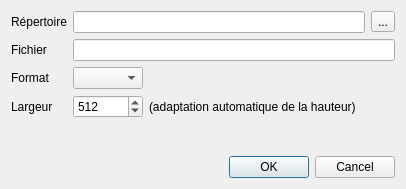
<?xml version="1.0" encoding="UTF-8"?>
<ui version="4.0">
 <class>QArkExportPlotWidgetDialog</class>
 <widget class="QDialog" name="QArkExportPlotWidgetDialog">
  <property name="geometry">
   <rect>
    <x>0</x>
    <y>0</y>
    <width>406</width>
    <height>189</height>
   </rect>
  </property>
  <property name="windowTitle">
   <string>Dialog</string>
  </property>
  <layout class="QVBoxLayout" name="verticalLayout">
   <item>
    <layout class="QGridLayout" name="gridLayout">
     <item row="0" column="0">
      <widget class="QLabel" name="directoryLabel">
       <property name="sizePolicy">
        <sizepolicy hsizetype="Fixed" vsizetype="Preferred">
         <horstretch>0</horstretch>
         <verstretch>0</verstretch>
        </sizepolicy>
       </property>
       <property name="text">
        <string>Répertoire</string>
       </property>
      </widget>
     </item>
     <item row="0" column="1" colspan="3">
      <widget class="QLineEdit" name="directoryLineEdit"/>
     </item>
     <item row="0" column="4">
      <widget class="QToolButton" name="directoryToolButton">
       <property name="text">
        <string>...</string>
       </property>
      </widget>
     </item>
     <item row="1" column="0">
      <widget class="QLabel" name="fileLabel">
       <property name="sizePolicy">
        <sizepolicy hsizetype="Fixed" vsizetype="Preferred">
         <horstretch>0</horstretch>
         <verstretch>0</verstretch>
        </sizepolicy>
       </property>
       <property name="text">
        <string>Fichier</string>
       </property>
      </widget>
     </item>
     <item row="1" column="1" colspan="4">
      <widget class="QLineEdit" name="fileLineEdit"/>
     </item>
     <item row="2" column="0">
      <widget class="QLabel" name="formatLabel">
       <property name="sizePolicy">
        <sizepolicy hsizetype="Fixed" vsizetype="Preferred">
         <horstretch>0</horstretch>
         <verstretch>0</verstretch>
        </sizepolicy>
       </property>
       <property name="text">
        <string>Format</string>
       </property>
      </widget>
     </item>
     <item row="2" column="1">
      <widget class="QComboBox" name="formatComboBox">
       <property name="sizePolicy">
        <sizepolicy hsizetype="Fixed" vsizetype="Fixed">
         <horstretch>0</horstretch>
         <verstretch>0</verstretch>
        </sizepolicy>
       </property>
       <property name="minimumSize">
        <size>
         <width>70</width>
         <height>0</height>
        </size>
       </property>
       <property name="maximumSize">
        <size>
         <width>70</width>
         <height>16777215</height>
        </size>
       </property>
      </widget>
     </item>
     <item row="2" column="2" colspan="3">
      <spacer name="horizontalSpacer_2">
       <property name="orientation">
        <enum>Qt::Horizontal</enum>
       </property>
       <property name="sizeHint" stdset="0">
        <size>
         <width>258</width>
         <height>20</height>
        </size>
       </property>
      </spacer>
     </item>
     <item row="3" column="0">
      <widget class="QLabel" name="widthLabel">
       <property name="sizePolicy">
        <sizepolicy hsizetype="Fixed" vsizetype="Preferred">
         <horstretch>0</horstretch>
         <verstretch>0</verstretch>
        </sizepolicy>
       </property>
       <property name="text">
        <string>Largeur</string>
       </property>
      </widget>
     </item>
     <item row="3" column="1">
      <widget class="QSpinBox" name="widthSpinBox">
       <property name="sizePolicy">
        <sizepolicy hsizetype="Fixed" vsizetype="Fixed">
         <horstretch>0</horstretch>
         <verstretch>0</verstretch>
        </sizepolicy>
       </property>
       <property name="minimumSize">
        <size>
         <width>70</width>
         <height>0</height>
        </size>
       </property>
       <property name="maximumSize">
        <size>
         <width>70</width>
         <height>16777215</height>
        </size>
       </property>
       <property name="minimum">
        <number>128</number>
       </property>
       <property name="maximum">
        <number>2048</number>
       </property>
       <property name="singleStep">
        <number>16</number>
       </property>
       <property name="value">
        <number>512</number>
       </property>
      </widget>
     </item>
     <item row="3" column="2">
      <widget class="QLabel" name="widthMessageLabel">
       <property name="sizePolicy">
        <sizepolicy hsizetype="Expanding" vsizetype="Preferred">
         <horstretch>0</horstretch>
         <verstretch>0</verstretch>
        </sizepolicy>
       </property>
       <property name="text">
        <string>(adaptation automatique de la hauteur)</string>
       </property>
      </widget>
     </item>
     <item row="3" column="3" colspan="2">
      <spacer name="horizontalSpacer">
       <property name="orientation">
        <enum>Qt::Horizontal</enum>
       </property>
       <property name="sizeHint" stdset="0">
        <size>
         <width>48</width>
         <height>20</height>
        </size>
       </property>
      </spacer>
     </item>
    </layout>
   </item>
   <item>
    <spacer name="verticalSpacer">
     <property name="orientation">
      <enum>Qt::Vertical</enum>
     </property>
     <property name="sizeHint" stdset="0">
      <size>
       <width>20</width>
       <height>20</height>
      </size>
     </property>
    </spacer>
   </item>
   <item>
    <widget class="QDialogButtonBox" name="buttonBox">
     <property name="orientation">
      <enum>Qt::Horizontal</enum>
     </property>
     <property name="standardButtons">
      <set>QDialogButtonBox::Cancel|QDialogButtonBox::Ok</set>
     </property>
    </widget>
   </item>
  </layout>
 </widget>
 <resources/>
 <connections>
  <connection>
   <sender>buttonBox</sender>
   <signal>accepted()</signal>
   <receiver>QArkExportPlotWidgetDialog</receiver>
   <slot>accept()</slot>
   <hints>
    <hint type="sourcelabel">
     <x>248</x>
     <y>254</y>
    </hint>
    <hint type="destinationlabel">
     <x>157</x>
     <y>274</y>
    </hint>
   </hints>
  </connection>
  <connection>
   <sender>buttonBox</sender>
   <signal>rejected()</signal>
   <receiver>QArkExportPlotWidgetDialog</receiver>
   <slot>reject()</slot>
   <hints>
    <hint type="sourcelabel">
     <x>316</x>
     <y>260</y>
    </hint>
    <hint type="destinationlabel">
     <x>286</x>
     <y>274</y>
    </hint>
   </hints>
  </connection>
 </connections>
</ui>
